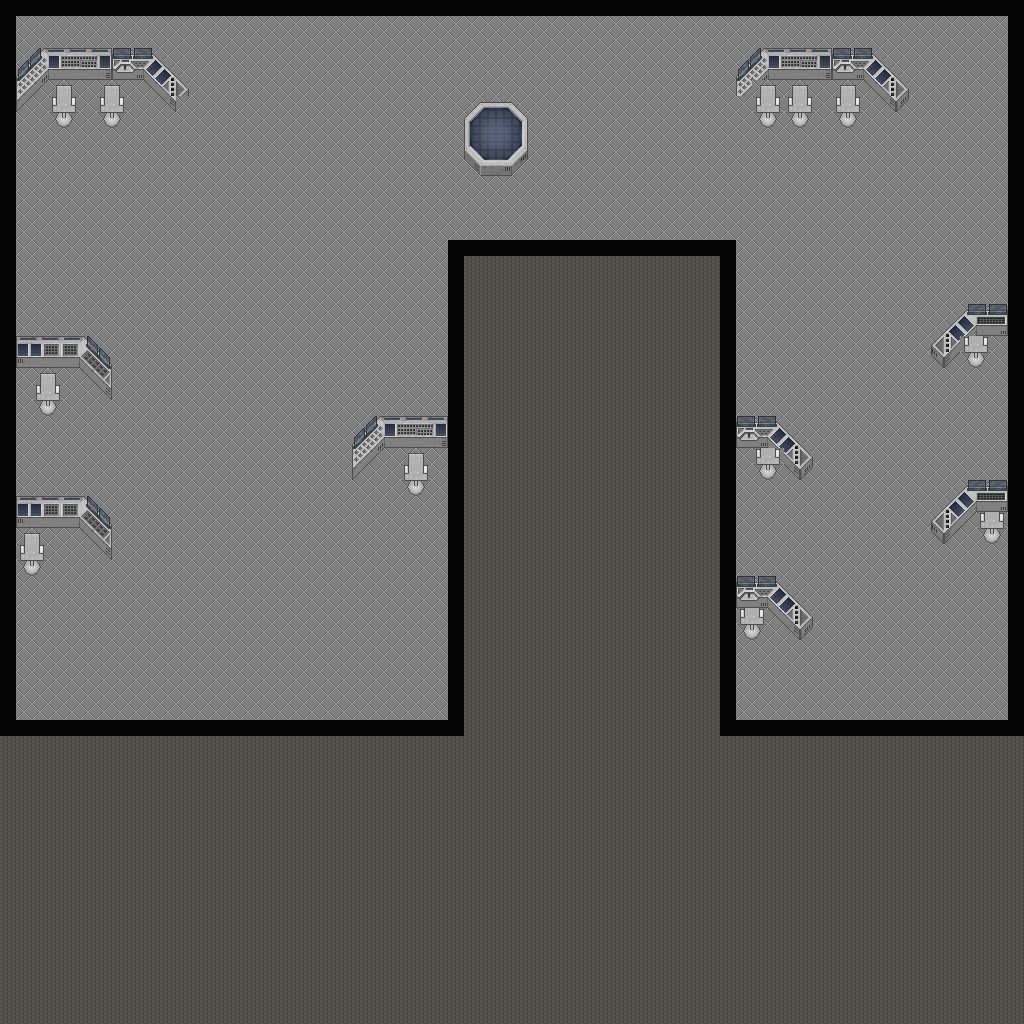

This is a level from a 2D game, rendered from its Tiled map with the project's own tilesets. A one-line summary and the map file follow, with tile-layer data summarised:
An orthogonal 64x64 tile map with 16x16 px tiles, 2 tile layers (Tile Layer 1, l2), 3 tilesets and 77 objects.

<map version="1.2" tiledversion="1.2.3" orientation="orthogonal" renderorder="right-down" width="64" height="64" tilewidth="16" tileheight="16" infinite="0" nextlayerid="5" nextobjectid="174">
 <tileset firstgid="1" source="interior.tsx" />
 <tileset firstgid="1025" source="floor_tileset.tsx" />
 <tileset firstgid="3073" source="Sidewalk_dark.tsx" />
 <layer id="2" name="Tile Layer 1" width="64" height="64">
  <data>[4096 cells, 4095 non-empty, 1 distinct tile ids]</data>
 </layer>
 <layer id="1" name="l2" width="64" height="64">
  <data>[4096 cells, 2188 non-empty, 115 distinct tile ids]</data>
 </layer>
 <objectgroup id="4" name="collisionLayer">
  <object id="1" x="0" y="0" width="16" height="1040" />
  <object id="2" x="16" y="720" width="1008" height="304" />
  <object id="3" x="1008" y="0" width="16" height="720" />
  <object id="4" x="16" y="0" width="992" height="16" />
  <object id="5" x="448" y="240" width="288" height="480" />
  <object id="84" x="16" y="64" width="144" height="16" />
  <object id="85" x="160" y="64" width="16" height="16" />
  <object id="86" x="144" y="80" width="48" height="16" />
  <object id="87" x="160" y="96" width="32" height="16" />
  <object id="88" x="51" y="84.25" width="25.25" height="42.75" />
  <object id="90" x="98.5" y="84.25" width="26.5" height="44" />
  <object id="91" x="16" y="80" width="32" height="16" />
  <object id="92" x="16" y="96" width="16" height="16" />
  <object id="93" x="32" y="48" width="128" height="16" />
  <object id="94" x="157.25" y="60.5" width="7.25" height="6.25" />
  <object id="96" x="23.5" y="55.25" width="9.75" height="10.75" />
  <object id="97" x="16" y="336" width="80" height="16" />
  <object id="98" x="16" y="352" width="96" height="16" />
  <object id="99" x="80" y="368" width="32" height="16" />
  <object id="100" x="96" y="384" width="16" height="16" />
  <object id="101" x="95.5" y="343.25" width="9.75" height="11" />
  <object id="102" x="35.25" y="372.25" width="32" height="48" />
  <object id="103" x="16" y="496" width="80" height="32" />
  <object id="104" x="80" y="512" width="32" height="32" />
  <object id="105" x="96" y="544" width="16" height="16" />
  <object id="106" x="95.5" y="503.5" width="9.5" height="9" />
  <object id="107" x="20" y="532" width="24.25" height="43" />
  <object id="109" x="403" y="451.25" width="25.75" height="44" />
  <object id="110" x="352" y="448" width="16" height="32" />
  <object id="111" x="368" y="448" width="16" height="16" />
  <object id="112" x="352" y="432" width="32" height="16" />
  <object id="113" x="384" y="432" width="80" height="16" />
  <object id="114" x="368" y="416" width="96" height="16" />
  <object id="115" x="359.25" y="423.5" width="13.25" height="10.5" />
  <object id="116" x="464" y="112" width="64" height="48" />
  <object id="129" x="469.875" y="101.375" width="52.25" height="11.5" />
  <object id="130" x="464.125" y="159.5" width="64" height="8.75" />
  <object id="131" x="472.125" y="167.75" width="47.375" height="8.875" />
  <object id="133" x="752" y="48" width="128" height="16" />
  <object id="134" x="736" y="64" width="160" height="16" />
  <object id="135" x="736" y="80" width="176" height="16" />
  <object id="136" x="880" y="96" width="32" height="16" />
  <object id="139" x="754.333" y="95" width="26.6667" height="33.3333" />
  <object id="140" x="787" y="96" width="26.3333" height="31.3333" />
  <object id="141" x="835" y="96.3333" width="25.3333" height="31.6667" />
  <object id="142" x="736" y="80" width="16" height="16" />
  <object id="143" x="736" y="416" width="48" height="32" />
  <object id="144" x="784" y="432" width="16" height="48" />
  <object id="145" x="800" y="448" width="16" height="32" />
  <object id="146" x="799.25" y="443.25" width="5.5" height="7.25" />
  <object id="147" x="781.75" y="426.75" width="8.75" height="8.25" />
  <object id="148" x="755" y="446.75" width="25.75" height="33.25" />
  <object id="149" x="736" y="576" width="48" height="32" />
  <object id="150" x="768" y="608" width="48" height="16" />
  <object id="151" x="784" y="624" width="32" height="16" />
  <object id="152" x="784" y="592" width="16" height="16" />
  <object id="153" x="781.75" y="587.25" width="7.25" height="5.5" />
  <object id="154" x="798.25" y="602.75" width="6" height="7.5" />
  <object id="155" x="739" y="607.5" width="26.25" height="33.25" />
  <object id="156" x="976" y="480" width="32" height="32" />
  <object id="157" x="928" y="528" width="32" height="16" />
  <object id="158" x="928" y="512" width="32" height="16" />
  <object id="159" x="944" y="496" width="32" height="16" />
  <object id="160" x="960" y="512" width="16" height="16" />
  <object id="161" x="960" y="480" width="16" height="16" />
  <object id="162" x="956" y="491.75" width="4.25" height="4.5" />
  <object id="163" x="939.5" y="508" width="6.25" height="5.5" />
  <object id="164" x="979.75" y="511.25" width="24.5" height="33" />
  <object id="165" x="960" y="304" width="48" height="32" />
  <object id="166" x="944" y="320" width="16" height="16" />
  <object id="167" x="928" y="336" width="16" height="16" />
  <object id="168" x="928" y="352" width="32" height="16" />
  <object id="169" x="944" y="336" width="16" height="16" />
  <object id="170" x="960" y="320" width="16" height="16" />
  <object id="171" x="960" y="336" width="28.75" height="32.25" />
  <object id="172" x="940.75" y="331.5" width="7" height="6" />
  <object id="173" x="955.25" y="315.25" width="11.25" height="9" />
 </objectgroup>
</map>
